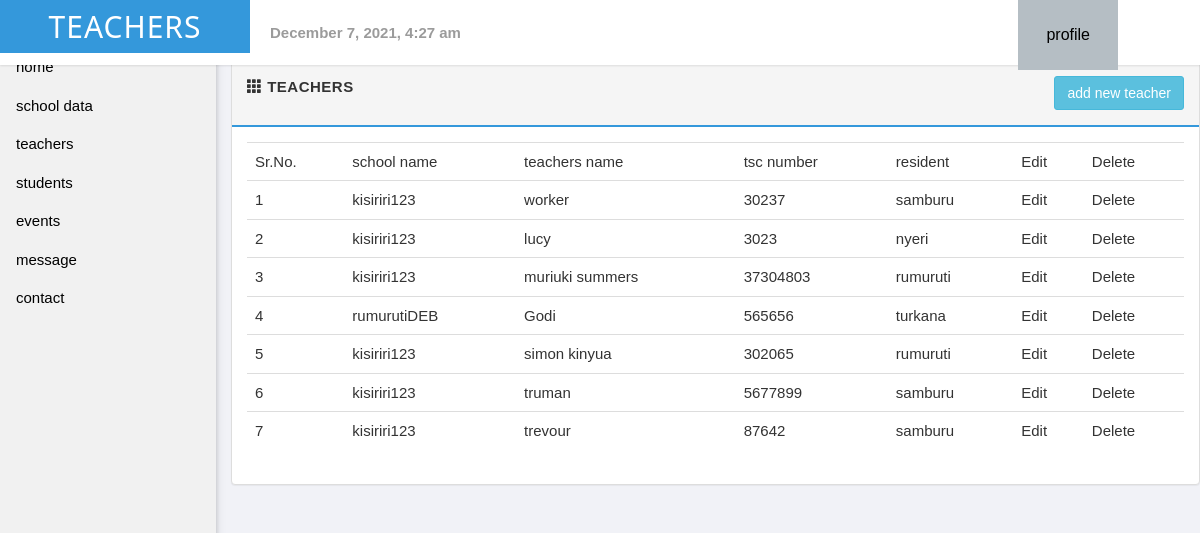
Page /subadmin/teachers.php (signed in) on the committed database.
### tables this page shows
CREATE TABLE `userregister` (
  `id` int(11) NOT NULL,
  `fname` varchar(255) NOT NULL,
  `lname` varchar(255) NOT NULL,
  `county` varchar(50) NOT NULL,
  `username` varchar(255) NOT NULL,
  `address` varchar(255) NOT NULL,
  `email` varchar(255) NOT NULL,
  `phone` varchar(255) NOT NULL,
  `password` varchar(255) NOT NULL
);

CREATE TABLE `teachers` (
  `id` int(11) NOT NULL,
  `username` varchar(255) NOT NULL,
  `name` varchar(255) NOT NULL,
  `tsnumber` varchar(255) NOT NULL,
  `resident` varchar(255) NOT NULL
);

### subadmin/teachers.php (the view, shortened to what this page needs)
 <?php include('adminserver.php'); ?>
<!DOCTYPE html>
<head>
    <link rel="stylesheet" href="https://maxcdn.bootstrapcdn.com/bootstrap/3.3.4/css/bootstrap.min.css" />
    <link rel="stylesheet" href="//cdnjs.cloudflare.com/ajax/libs/bootstrap-datepicker/1.3.0/css/datepicker3.min.css" />
    <link rel="stylesheet" href="css/main.css" />
    <link rel="stylesheet" href="css/sidenav.css" />
    <link rel="stylesheet" href="css/sam.css" />
</head>
<body>
    <header id="header" style="font:serif;">
        <div class="logo pull-left">
            <h2>teachers</h2>
        </div>
        <div class="header-content">
            <div class="header-date pull-left">
                <strong><?php echo date("F j, Y, g:i a"); ?></strong>
            </div>
            <ul class="info-menu list-inline list-unstyled">
                    <?php if (isset($_SESSION['username'])) : ?>
                <ul class="info-menu list-inline pull-right" style="margin-right:4%;">
                    <li class="profile"><button onclick="myFunction()" class="dropbtn togle">profile</button>
                    </li>
                </ul>
                <?php endif ?>
            </ul>
        </div>
    </header>
    <?php if (isset($_SESSION['username'])) : ?>
        <?php include('sidenav.php'); ?>
        <div class="row" style=" margin-top:5%; margin-left:18%;">
            <div class="col-md-12">
                <div class="panel panel-default">
                    <div class="panel-heading clearfix">
                        <strong>
                            <span class="glyphicon glyphicon-th"></span>
                            <span>teachers</span>
                        </strong>
                        <button class="btn btn-info pull-right">add new teacher</button>
                    </div>
                    <div class="panel-body">
                        <table class="table table-dark table-hover">
                            <tr>
                                <td>Sr.No.</td>
                                <td>school name</td>
                                <td>teachers name</td>
                                <td>tsc number</td>
                                <td>resident</td>
                                <td>Edit</td>
                                <td>Delete</td>
                            </tr>
                            <?php
$s="select * from userregister,teachers where userregister.username=teachers.username and userregister.county='" . $_SESSION["username"] . "'";
	$result=mysqli_query($db,$s);
	while($data=mysqli_fetch_array($result))
	{?>
      <tr>
                                    <td><?php echo $data['id']; ?></td>
                                    <td><?php echo $data['username']; ?></td>
                                    <td><?php echo $data['name']; ?></td>
                                    <td><?php echo $data['tsnumber']; ?></td>
                                    <td><?php echo $data['resident']; ?></td>
                                    <td><a href="editteacherdetails.php?id=<?php echo $data['id']; ?>">Edit</a></td>
                                    <td><a href="delete.php?id=<?php echo $data['id']; ?>">Delete</a></td>
                                </tr>
			<?php
            }
			?>
                        </table>
                    </div>
                </div>
            </div>
        <?php endif ?>
</body>
</html>

### subadmin/sidenav.php (shortened to what this page needs)
<link rel="stylesheet" href="css/w33.css">
<body>
    <div class="w3-sidebar w3-bar-block w3-light-grey w3-card" style="width:18%; margin-top:4%;">
        <a href="dashboard.php" class="w3-bar-item w3-button">home</a>
        <a href="county schools.php" class="w3-bar-item w3-button">school data</a>
        <button class="w3-button w3-block w3-left-align" onclick="myAccFunc()">
            teachers <i class="fa fa-caret-down"></i>
        </button>
        <div class="w3-dropdown-click">
            <button class="w3-button" onclick="myDropFunc()">
                students <i class="fa fa-caret-down"></i>
            </button>
        </div>
        <a href="events.php" class="w3-bar-item w3-button">events</a>
        <a href="message.php" class="w3-bar-item w3-button">message</a>
        <button class="w3-button w3-block w3-left-align" onclick="myunc()">
            contact<i class="fa fa-caret-down"></i>
        </button>
    </div>
</body>

### subadmin/css/main.css (style rules this page uses)
body { font-family: 'Helvetica Neue', Helvetica, Arial, sans-serif; font-weight: 400; overflow-x: hidden; overflow-y: auto; background: #f1f2f7; height: 100%; width: 100%; }
a { color: #777; text-decoration: none; }
.panel-default>.panel-heading { background-color: #f5f5f5; border-bottom: 2px solid #3498DB; font-size: 15px; text-transform: uppercase; letter-spacing: .5px; padding: 15px; }
#header { position: fixed; z-index: 99; top: 0; left: 0; background-color: #fff; width: 100%; height: 65px; line-height: 65px; -moz-box-shadow: 0 1px 2px rgba(0, 0, 0, 0.1); -webkit-box-shadow: 0 1px 2px rgba(0, 0, 0, 0.1); box-shadow: 0 1px 2px rgba(0, 0, 0, 0.1); }
header>.logo { color: #fff; text-align: center; font-weight: 700; text-transform: uppercase; letter-spacing: 1px; display: inline-block; width: 250px; background-color: #3498DB; }
.header-date { color: #9b9b9b; margin-left: 20px; }
.info-menu { height: 60px; margin: 0; line-height: 60px; padding: 0 15px; }
.info-menu li.profile { position: relative; }
.btn { border-radius: 3px; -webkit-transition: all 300ms ease-in-out; -moz-transition: all 300ms ease-in-out; transition: all 300ms ease-in-out; }

### css/sam.css (style rules this page uses)
body { font-family: Arial, Helvetica, sans-serif; }
* { box-sizing: border-box; }

### subadmin/css/w33.css (style rules this page uses)
*, *:before, *:after { box-sizing: inherit }
body { margin: 0 }
article, aside, details, figcaption, figure, footer, header, main, menu, nav, section { display: block }
a { background-color: transparent }
b, strong { font-weight: bolder }
button, input, select, textarea, optgroup { font: inherit; margin: 0 }
button, input { overflow: visible }
button, select { text-transform: none }
button, [type=button], [type=reset], [type=submit] { -webkit-appearance: button }
html, body { font-family: Verdana, sans-serif; font-size: 15px; line-height: 1.5 }
h2 { font-size: 30px }
h1, h2, h3, h4, h5, h6 { font-family: "Segoe UI", Arial, sans-serif; font-weight: 400; margin: 10px 0 }
a { color: inherit }
.w3-btn, .w3-button { border: none; display: inline-block; padding: 8px 16px; vertical-align: middle; overflow: hidden; text-decoration: none; color: inherit; background-color: inherit; text-align: center; cursor: pointer; white-space: nowrap }
.w3-btn, .w3-button { -webkit-touch-callout: none; -webkit-user-select: none; -khtml-user-select: none; -moz-user-select: none; -ms-user-select: none; user-select: none }
.w3-dropdown-click, .w3-dropdown-hover { position: relative; display: inline-block; cursor: pointer }
.w3-sidebar { height: 100%; width: 200px; background-color: #fff; position: fixed!important; z-index: 1; overflow: auto }
.w3-bar-block .w3-dropdown-hover, .w3-bar-block .w3-dropdown-click { width: 100% }
.w3-bar-block .w3-dropdown-hover .w3-button, .w3-bar-block .w3-dropdown-click .w3-button { width: 100%; text-align: left; padding: 8px 16px }
.w3-bar-block .w3-bar-item { width: 100%; display: block; padding: 8px 16px; text-align: left; border: none; white-space: normal; float: none; outline: 0 }
.w3-block { display: block; width: 100% }
.w3-card, .w3-card-2 { box-shadow: 0 2px 5px 0 rgba(0, 0, 0, 0.16), 0 2px 10px 0 rgba(0, 0, 0, 0.12) }
.w3-left-align { text-align: left!important }
.w3-light-grey, .w3-hover-light-grey:hover, .w3-light-gray, .w3-hover-light-gray:hover { color: #000!important; background-color: #f1f1f1!important }

### subadmin/teachers.php (style rules this page uses)
.dropbtn { background-color: #B5BEC4; color: black; padding: 5px; font-size: 16px; border: none; cursor: pointer; width: 100px; margin-right: 0px; }

### rows in the picture
userregister: teachers.id "1", teachers.username "kisiriri123", teachers.name "worker", teachers.tsnumber "30237", teachers.resident "samburu", teachers.id "2", teachers.name "lucy", teachers.tsnumber "3023", teachers.resident "nyeri", teachers.id "3", teachers.name "muriuki summers", teachers.tsnumber "37304803", teachers.resident "rumuruti", teachers.id "5", teachers.name "simon kinyua", teachers.tsnumber "302065", teachers.id "6", teachers.name "truman", teachers.tsnumber "5677899", teachers.id "7", teachers.name "trevour", teachers.tsnumber "87642"
userregister: teachers.id "4", teachers.username "rumurutiDEB", teachers.name "Godi", teachers.tsnumber "565656", teachers.resident "turkana"
